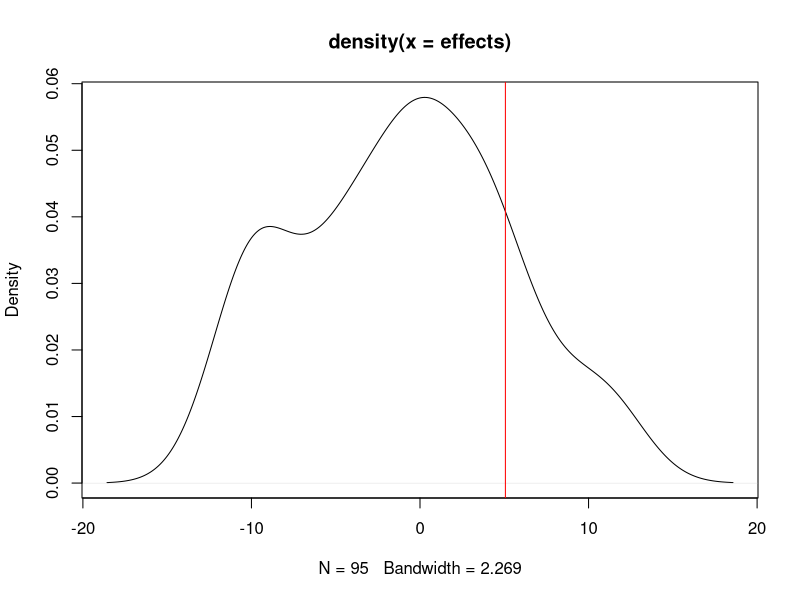

Here is the R script that generated this plot: (Note: this script raises an error after producing the figure.)
## ---- chunk 1

fisher <- function(outcome_treatment, outcome_control, sharp_null, n) {
  observed_diff <- mean(outcome_treatment) - mean(outcome_control)
  effects <- c()
  
  for (experiment in 1:n){
    treat <- c()
    control <- c()
    for (element in outcome_treatment){
      if (sample(1:2, size = 1) == 1){
        treat <- c(treat, element)
      } else {
        control <- c(control, element + sharp_null)
      }
    }
    for (element in outcome_control){
      if (sample(1:2, size = 1) == 1){
        treat <- c(treat, element - sharp_null)
      } else {
        control <- c(control, element)
      }
    }
    if (length(control > 0 ) && length(treat) > 0){
      effects <- c(effects, mean(treat) - mean(control))
    }
  }
  plot(density(effects))
  abline(v=observed_diff, col="red")
  return(length(effects[effects > observed_diff])/length(effects))
}

## ---- chunk 2
control_group <- c(55,72,72.7)
treatment_group <- c(70,66,78.9)
fisher(treatment_group, control_group, 0, 100)
## ---- chunk 3
require("Matching")
demo(GerberGreenImai)
summary(GerberGreenImai)
Y <- GerberGreenImai$VOTED98 #the outcome of interest
Tr <- GerberGreenImai$PHN.C1 #the treatment of interest
X <- cbind(GerberGreenImai$PERSONS, GerberGreenImai$VOTE96.1 ,GerberGreenImai$NEW ,GerberGreenImai$MAJORPTY ,GerberGreenImai$AGE ,GerberGreenImai$WARD)
BalanceMat <- cbind(GerberGreenImai$PERSONS, GerberGreenImai$VOTE96.1 ,GerberGreenImai$NEW ,GerberGreenImai$MAJORPTY ,GerberGreenImai$AGE ,GerberGreenImai$WARD)

genmatch <- GenMatch(Tr=Tr, X=X, BalanceMat=BalanceMat, pop.size=50, data.type.int=FALSE, print=0, replace=FALSE)
match <- Match(Y=Y, Tr=Tr, X=X, Weight.matrix=genmatch, replace=FALSE, caliper = c(10,10,10,10,0.1,10))
summary(match)
mb <- MatchBalance(GerberGreenImai$PHN.C1 ~ GerberGreenImai$PERSONS + GerberGreenImai$VOTE96.1 + GerberGreenImai$NEW + GerberGreenImai$MAJORPTY + GerberGreenImai$AGE + GerberGreenImai$WARD + GerberGreenImai$AGE2, match.out=match, nboots=500)
